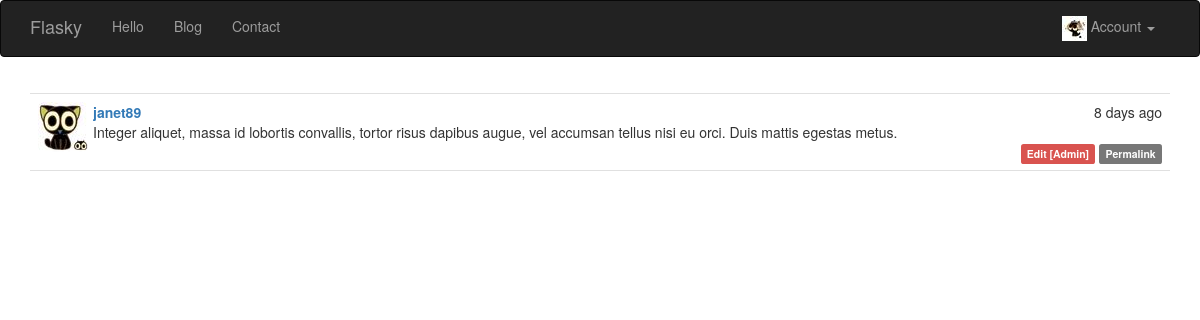
The page /post/94 (signed in) on the database its author committed.
### app/models.py (models this page shows, shortened)
class Post(db.Model):
    __tablename__ = 'posts'
    id = db.Column(db.Integer, primary_key=True)
    body = db.Column(db.Text)
    body_html = db.Column(db.Text)
    timestamp = db.Column(db.DateTime, index=True, default=datetime.utcnow)
    author_id = db.Column(db.Integer, db.ForeignKey('users.id'))

class User(UserMixin, db.Model):
    __tablename__ = 'users'
    id = db.Column(db.Integer, primary_key=True)
    email = db.Column(db.String(64), unique=True, index=True)
    username = db.Column(db.String(64), unique=True, index=True)
    role_id = db.Column(db.Integer, db.ForeignKey('roles.id'))
    password_hash = db.Column(db.String(128))
    confirmed = db.Column(db.BOOLEAN, default=False)
    name = db.Column(db.String(64))
    location = db.Column(db.String(64))
    about_me = db.Column(db.Text())
    Ico = db.Column(db.Integer, default='2')
    member_since = db.Column(db.DateTime(), default=datetime.utcnow)  # 注册时间，db.Column()参数可以接受函数为参数
    last_seen = db.Column(db.DateTime, default=datetime.utcnow)  # 最后登录时间
    posts = db.relationship('Post', backref='author', lazy='dynamic')
    @property
    def password(self):
        raise AttributeError('Password is not a readable attribute')
    def can(self, permissions):
        return self.role.permissions is not None and (self.role.permissions & permissions) == permissions
    def is_administrator(self):
        return self.can(Permission.ADMINISTER)
    def ping(self):
        self.last_seen = datetime.utcnow()
        db.session.add(self)
    def IDIco(self, size='big'):
        if self.Ico is not None:
            if size == "mid":
                url = '../static/avatar/' + str(self.Ico) + '_mid.jpg'
            elif size == "li":
                url = '../static/avatar/' + str(self.Ico) + '_li.jpg'
            else:
                url = '../static/avatar/' + str(self.Ico) + '.jpg'
            return url

### app/main/views.py (the view)
@main.route('/post/<int:id>')
def post(id):
    post = Post.query.get_or_404(id)
    return render_template('post.html', posts=[post])

### app/auth/views.py (called while the page is built)
@auth.before_app_request
def before_request():
    if current_user.is_authenticated:
        current_user.ping()

### app/main/__init__.py (called while the page is built)
@main.app_context_processor
def inject_permissions():
    return dict(Permission=Permission)

### app/models.py (called while the page is built)
@login_manager.user_loader
def load_user(user_id):
    return User.query.get(int(user_id))

### app/templates/post.html (shortened to what this page needs)
{% extends "base.html" %}
{% import "_macros.html" as macros %}
{% block page_content %}
    {% include '_posts.html' %}
{% endblock %}

### app/templates/_posts.html
<ul class="posts">
    {% for post in posts %}
        <li class="post">
            <div class="post-thumbnail">
                <a href="{{ url_for('.user', username=post.author.username) }}">
                    <img class="img-rounded profile-thumbnail" src="{{ post.author.IDIco('mid') }}">
                </a>
            </div>
            <div class="post-content">
                <div class="post-date">{{ moment(post.timestamp).fromNow() }}</div>
                <div class="post-author">
                    <a href="{{ url_for('.user', username=post.author.username) }}">{{ post.author.username }}</a>
                </div>
                <div class="post-body">
                    {% if post.body_html %}
                        {{ post.body_html|safe }}
                    {% else %}
                        {{ post.body }}
                    {% endif %}
                </div>
                <div class="post-footer">
                    {% if current_user==post.author %}
                    <a href="{{ url_for('.edit',id=post.id) }}">
                        <span class="label label-primary">Edit</span>
                    </a>
                    {% elif current_user.is_administrator() %}
                    <a href="{{ url_for('.edit',id=post.id) }}">
                        <span class="label label-danger">Edit [Admin]</span>
                    </a>
                    {% endif %}
                    <a href="{{ url_for('.post', id=post.id) }}">
                        <span class="label label-default">Permalink</span>
                    </a>
                </div>
            </div>
        </li>
    {% endfor %}
</ul>

### app/static/styles.css (style rules this page uses)
.profile-thumbnail { position: absolute; }
ul.posts { list-style-type: none; padding: 0px; margin: 16px 0px 0px 0px; border-top: 1px solid #e0e0e0; }
ul.posts li.post { padding: 8px; border-bottom: 1px solid #e0e0e0; }
div.post-date { float: right; }
div.post-author { font-weight: bold; }
div.post-thumbnail { position: absolute; }
div.post-content { margin-left: 55px; min-height: 50px; }
div.post-footer { text-align: right; }

### rows shown on the page
Post: timestamp "8 days ago", author.username "janet89", body "Integer aliquet, massa id lobortis convallis, tortor risus dapibus augue, vel accumsan tellus nisi eu orci. Duis mattis egestas metus."
